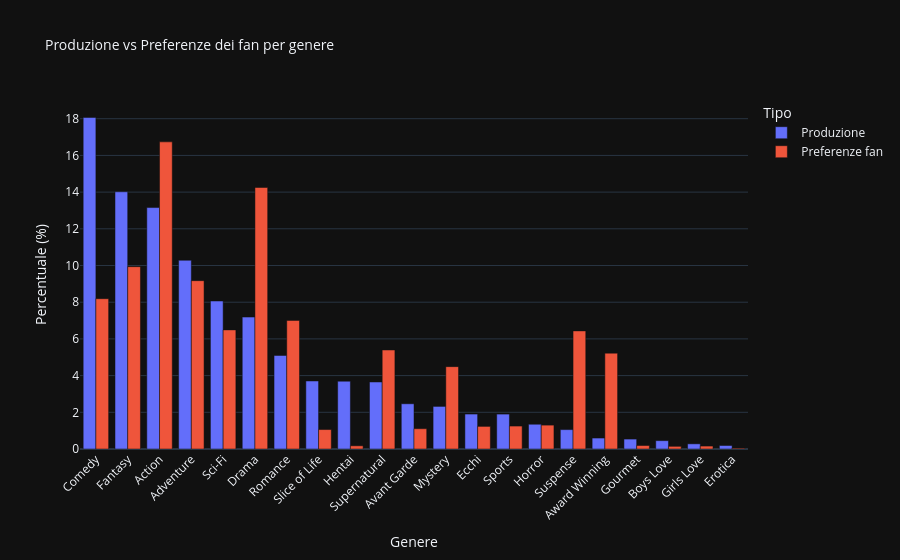

Here is the notebook cell this chart was saved with:
### Markdown cell above
### I generi più prodotti sono anche quelli più amati dai fan?

### Code cell
details = df_details.copy().dropna(subset=['genres'])

# converte la colonna generi da stringa in lista
details['genres'] = details['genres'].apply(utils.parse_genres)
# ogni genere diventa una riga separata
genres_df = details.explode('genres')
# preferiti di tipo anime
favs = df_favs[df_favs['fav_type'] == 'anime'].copy()
# produzione: % di ogni genere sul totale
production = genres_df['genres'].value_counts()
production_pct = production / production.sum() * 100

# preferiti: unione e % di ogni genere
favs_genres = pd.merge(favs, genres_df[['mal_id', 'genres']], on='mal_id', how='inner')
favs_count = favs_genres['genres'].value_counts()
favs_pct = favs_count / favs_count.sum() * 100
# dataframe con le due percentuali affiancate, tutti i generi
compare = pd.DataFrame({'Produzione': production_pct,
                        'Preferenze fan': favs_pct}).dropna()
compare = compare.sort_values('Produzione', ascending=False)


# formato plotly
compare_long = (compare.rename_axis('Genere').reset_index()
                .melt(id_vars='Genere', var_name='Tipo', value_name='Percentuale'))

# creazione grafico con Plotly
fig = px.bar(compare_long, x='Genere', y='Percentuale', color='Tipo',
    barmode='group',
    title="Produzione vs Preferenze dei fan per genere",
    labels={'Percentuale': 'Percentuale (%)'})
fig.update_traces(hovertemplate='%{y:.2f}%<extra></extra>')
fig.update_layout(
    xaxis=dict(tickangle=-45),
    hovermode="x unified",
    template="plotly_dark",
    title_font_size=14
)
fig.show()

### Figure 1 — Plotly figure (JSON) as saved in the notebook; plotly's stock layout.template omitted (floating-point values rounded to 4 significant figures)
{"data": [{"alignmentgroup": "True", "hovertemplate": "%{y:.2f}%<extra></extra>", "legendgroup": "Produzione", "marker": {"color": "#636efa", "pattern": {"shape": ""}}, "name": "Produzione", "offsetgroup": "Produzione", "orientation": "v", "showlegend": true, "textposition": "auto", "x": ["Comedy", "Fantasy", "Action", "Adventure", "Sci-Fi", "Drama", "Romance", "Slice of Life", "Hentai", "Supernatural", "Avant Garde", "Mystery", "Ecchi", "Sports", "Horror", "Suspense", "Award Winning", "Gourmet", "Boys Love", "Girls Love", "Erotica"], "xaxis": "x", "y": [18.07, 14.02, 13.16, 10.29, 8.065, 7.189, 5.098, 3.707, 3.696, 3.651, 2.464, 2.32, 1.905, 1.902, 1.35, 1.057, 0.597, 0.5412, 0.4553, 0.2811, 0.1905], "yaxis": "y", "type": "bar"}, {"alignmentgroup": "True", "hovertemplate": "%{y:.2f}%<extra></extra>", "legendgroup": "Preferenze fan", "marker": {"color": "#EF553B", "pattern": {"shape": ""}}, "name": "Preferenze fan", "offsetgroup": "Preferenze fan", "orientation": "v", "showlegend": true, "textposition": "auto", "x": ["Comedy", "Fantasy", "Action", "Adventure", "Sci-Fi", "Drama", "Romance", "Slice of Life", "Hentai", "Supernatural", "Avant Garde", "Mystery", "Ecchi", "Sports", "Horror", "Suspense", "Award Winning", "Gourmet", "Boys Love", "Girls Love", "Erotica"], "xaxis": "x", "y": [8.192, 9.937, 16.74, 9.174, 6.492, 14.25, 7.009, 1.06, 0.1741, 5.397, 1.106, 4.488, 1.231, 1.25, 1.302, 6.436, 5.223, 0.1899, 0.1453, 0.1598, 0.04203], "yaxis": "y", "type": "bar"}], "layout": {"xaxis": {"anchor": "y", "domain": [0.0, 1.0], "title": {"text": "Genere"}, "tickangle": -45}, "yaxis": {"anchor": "x", "domain": [0.0, 1.0], "title": {"text": "Percentuale (%)"}}, "legend": {"title": {"text": "Tipo"}, "tracegroupgap": 0}, "title": {"text": "Produzione vs Preferenze dei fan per genere", "font": {"size": 14}}, "barmode": "group", "hovermode": "x unified"}}
